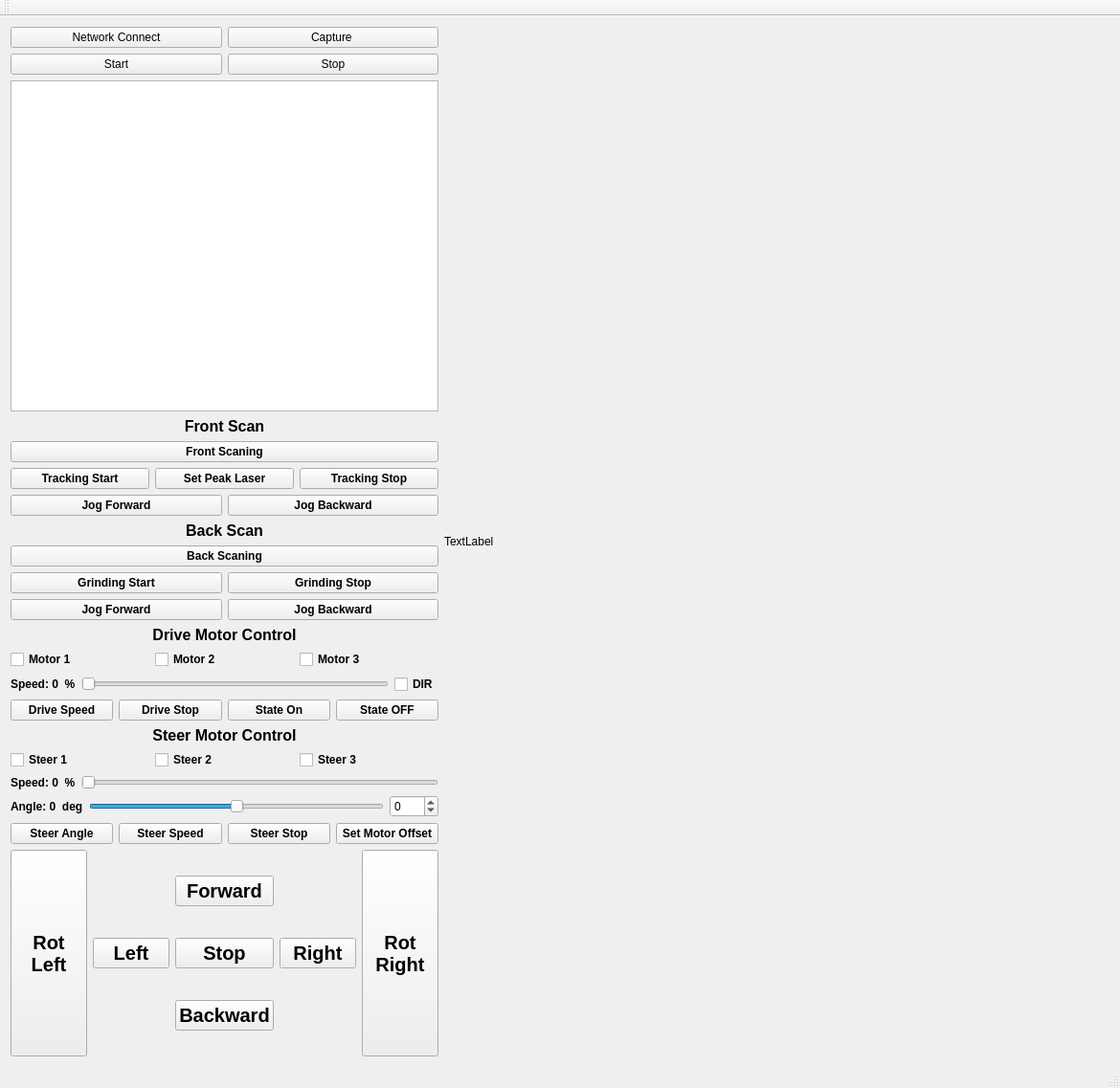
<?xml version="1.0" encoding="UTF-8"?>
<ui version="4.0">
 <class>MainWindowClass</class>
 <widget class="QMainWindow" name="MainWindowClass">
  <property name="geometry">
   <rect>
    <x>0</x>
    <y>0</y>
    <width>1170</width>
    <height>1137</height>
   </rect>
  </property>
  <property name="windowTitle">
   <string>MainWindow</string>
  </property>
  <widget class="QWidget" name="centralWidget">
   <layout class="QGridLayout" name="gridLayout_2">
    <item row="0" column="0">
     <layout class="QVBoxLayout" name="verticalLayout_8">
      <item>
       <layout class="QVBoxLayout" name="verticalLayout_2">
        <item>
         <layout class="QHBoxLayout" name="horizontalLayout_3">
          <item>
           <widget class="QPushButton" name="btn_ConnectNetwork">
            <property name="text">
             <string>Network Connect</string>
            </property>
           </widget>
          </item>
          <item>
           <widget class="QPushButton" name="btn_NetworkCam">
            <property name="text">
             <string>Capture </string>
            </property>
           </widget>
          </item>
         </layout>
        </item>
        <item>
         <layout class="QHBoxLayout" name="horizontalLayout_4">
          <item>
           <widget class="QPushButton" name="btn_startTimer">
            <property name="text">
             <string>Start</string>
            </property>
           </widget>
          </item>
          <item>
           <widget class="QPushButton" name="btn_stopTimer">
            <property name="text">
             <string>Stop</string>
            </property>
           </widget>
          </item>
         </layout>
        </item>
       </layout>
      </item>
      <item>
       <widget class="QTextBrowser" name="textBrowser"/>
      </item>
      <item>
       <layout class="QVBoxLayout" name="verticalLayout_5">
        <item>
         <layout class="QVBoxLayout" name="verticalLayout_7">
          <item>
           <widget class="QLabel" name="label_12">
            <property name="font">
             <font>
              <pointsize>12</pointsize>
              <weight>75</weight>
              <bold>true</bold>
             </font>
            </property>
            <property name="layoutDirection">
             <enum>Qt::LeftToRight</enum>
            </property>
            <property name="text">
             <string>Front Scan</string>
            </property>
            <property name="textFormat">
             <enum>Qt::PlainText</enum>
            </property>
            <property name="alignment">
             <set>Qt::AlignCenter</set>
            </property>
           </widget>
          </item>
          <item>
           <widget class="QPushButton" name="btn_FrontScanning">
            <property name="font">
             <font>
              <weight>75</weight>
              <bold>true</bold>
             </font>
            </property>
            <property name="text">
             <string>Front Scaning</string>
            </property>
           </widget>
          </item>
          <item>
           <layout class="QHBoxLayout" name="horizontalLayout_16">
            <item>
             <widget class="QPushButton" name="btn_TrackingStart">
              <property name="font">
               <font>
                <weight>75</weight>
                <bold>true</bold>
               </font>
              </property>
              <property name="text">
               <string>Tracking Start</string>
              </property>
             </widget>
            </item>
            <item>
             <widget class="QPushButton" name="btn_SetCurPeakLaser">
              <property name="font">
               <font>
                <weight>75</weight>
                <italic>false</italic>
                <bold>true</bold>
               </font>
              </property>
              <property name="text">
               <string>Set Peak Laser</string>
              </property>
             </widget>
            </item>
            <item>
             <widget class="QPushButton" name="btn_TrackingStop">
              <property name="font">
               <font>
                <weight>75</weight>
                <bold>true</bold>
               </font>
              </property>
              <property name="text">
               <string>Tracking Stop</string>
              </property>
             </widget>
            </item>
           </layout>
          </item>
          <item>
           <layout class="QHBoxLayout" name="horizontalLayout_17">
            <item>
             <widget class="QPushButton" name="btn_FrontJobForward">
              <property name="font">
               <font>
                <weight>75</weight>
                <bold>true</bold>
               </font>
              </property>
              <property name="text">
               <string>Jog Forward</string>
              </property>
             </widget>
            </item>
            <item>
             <widget class="QPushButton" name="btn_FrontJobBackward">
              <property name="font">
               <font>
                <weight>75</weight>
                <bold>true</bold>
               </font>
              </property>
              <property name="text">
               <string>Jog Backward</string>
              </property>
             </widget>
            </item>
           </layout>
          </item>
         </layout>
        </item>
        <item>
         <layout class="QVBoxLayout" name="verticalLayout_6">
          <item>
           <widget class="QLabel" name="label_11">
            <property name="font">
             <font>
              <pointsize>12</pointsize>
              <weight>75</weight>
              <bold>true</bold>
             </font>
            </property>
            <property name="layoutDirection">
             <enum>Qt::LeftToRight</enum>
            </property>
            <property name="text">
             <string>Back Scan</string>
            </property>
            <property name="textFormat">
             <enum>Qt::PlainText</enum>
            </property>
            <property name="alignment">
             <set>Qt::AlignCenter</set>
            </property>
           </widget>
          </item>
          <item>
           <widget class="QPushButton" name="btn_BackScanning">
            <property name="font">
             <font>
              <weight>75</weight>
              <bold>true</bold>
             </font>
            </property>
            <property name="text">
             <string>Back Scaning</string>
            </property>
           </widget>
          </item>
          <item>
           <layout class="QHBoxLayout" name="horizontalLayout_15">
            <item>
             <widget class="QPushButton" name="btn_GrindingStart">
              <property name="font">
               <font>
                <weight>75</weight>
                <bold>true</bold>
               </font>
              </property>
              <property name="text">
               <string>Grinding Start</string>
              </property>
             </widget>
            </item>
            <item>
             <widget class="QPushButton" name="btn_GrindingStop">
              <property name="font">
               <font>
                <weight>75</weight>
                <bold>true</bold>
               </font>
              </property>
              <property name="text">
               <string>Grinding Stop</string>
              </property>
             </widget>
            </item>
           </layout>
          </item>
          <item>
           <layout class="QHBoxLayout" name="horizontalLayout_14">
            <item>
             <widget class="QPushButton" name="btn_BackJobForward">
              <property name="font">
               <font>
                <weight>75</weight>
                <bold>true</bold>
               </font>
              </property>
              <property name="text">
               <string>Jog Forward</string>
              </property>
             </widget>
            </item>
            <item>
             <widget class="QPushButton" name="btn_BackJobBackward">
              <property name="font">
               <font>
                <weight>75</weight>
                <bold>true</bold>
               </font>
              </property>
              <property name="text">
               <string>Jog Backward</string>
              </property>
             </widget>
            </item>
           </layout>
          </item>
         </layout>
        </item>
       </layout>
      </item>
      <item>
       <layout class="QVBoxLayout" name="verticalLayout_3">
        <item>
         <widget class="QLabel" name="label_4">
          <property name="font">
           <font>
            <pointsize>12</pointsize>
            <weight>75</weight>
            <bold>true</bold>
           </font>
          </property>
          <property name="layoutDirection">
           <enum>Qt::LeftToRight</enum>
          </property>
          <property name="text">
           <string>Drive Motor Control</string>
          </property>
          <property name="textFormat">
           <enum>Qt::PlainText</enum>
          </property>
          <property name="alignment">
           <set>Qt::AlignCenter</set>
          </property>
         </widget>
        </item>
        <item>
         <layout class="QHBoxLayout" name="horizontalLayout_12">
          <item>
           <widget class="QCheckBox" name="isDriveMotor1">
            <property name="font">
             <font>
              <weight>75</weight>
              <bold>true</bold>
             </font>
            </property>
            <property name="text">
             <string>Motor 1</string>
            </property>
           </widget>
          </item>
          <item>
           <widget class="QCheckBox" name="isDriveMotor2">
            <property name="font">
             <font>
              <weight>75</weight>
              <bold>true</bold>
             </font>
            </property>
            <property name="text">
             <string>Motor 2</string>
            </property>
           </widget>
          </item>
          <item>
           <widget class="QCheckBox" name="isDriveMotor3">
            <property name="font">
             <font>
              <weight>75</weight>
              <bold>true</bold>
             </font>
            </property>
            <property name="text">
             <string>Motor 3</string>
            </property>
           </widget>
          </item>
         </layout>
        </item>
        <item>
         <layout class="QHBoxLayout" name="horizontalLayout_6">
          <item>
           <widget class="QLabel" name="drivemotorSpeed">
            <property name="font">
             <font>
              <weight>75</weight>
              <bold>true</bold>
             </font>
            </property>
            <property name="text">
             <string>Speed: 0  %</string>
            </property>
           </widget>
          </item>
          <item>
           <widget class="QSlider" name="driveMotorSpeed">
            <property name="maximum">
             <number>100</number>
            </property>
            <property name="orientation">
             <enum>Qt::Horizontal</enum>
            </property>
           </widget>
          </item>
          <item>
           <widget class="QCheckBox" name="driveMotorDirection">
            <property name="font">
             <font>
              <weight>75</weight>
              <bold>true</bold>
             </font>
            </property>
            <property name="text">
             <string>DIR</string>
            </property>
           </widget>
          </item>
         </layout>
        </item>
        <item>
         <layout class="QHBoxLayout" name="horizontalLayout_7">
          <item>
           <widget class="QPushButton" name="btn_DriveMotorSpeed">
            <property name="font">
             <font>
              <weight>75</weight>
              <italic>false</italic>
              <bold>true</bold>
             </font>
            </property>
            <property name="text">
             <string>Drive Speed</string>
            </property>
           </widget>
          </item>
          <item>
           <widget class="QPushButton" name="btn_DriveMotorStop">
            <property name="font">
             <font>
              <weight>75</weight>
              <italic>false</italic>
              <bold>true</bold>
             </font>
            </property>
            <property name="text">
             <string>Drive Stop</string>
            </property>
           </widget>
          </item>
          <item>
           <widget class="QPushButton" name="btn_DriveMotorStateOn">
            <property name="font">
             <font>
              <weight>75</weight>
              <bold>true</bold>
             </font>
            </property>
            <property name="text">
             <string>State On</string>
            </property>
           </widget>
          </item>
          <item>
           <widget class="QPushButton" name="btn_DriveMotorStateOff">
            <property name="font">
             <font>
              <weight>75</weight>
              <bold>true</bold>
             </font>
            </property>
            <property name="text">
             <string>State OFF</string>
            </property>
           </widget>
          </item>
         </layout>
        </item>
       </layout>
      </item>
      <item>
       <layout class="QVBoxLayout" name="verticalLayout_4">
        <item>
         <widget class="QLabel" name="label_5">
          <property name="font">
           <font>
            <pointsize>12</pointsize>
            <weight>75</weight>
            <bold>true</bold>
           </font>
          </property>
          <property name="layoutDirection">
           <enum>Qt::LeftToRight</enum>
          </property>
          <property name="text">
           <string>Steer Motor Control</string>
          </property>
          <property name="textFormat">
           <enum>Qt::PlainText</enum>
          </property>
          <property name="alignment">
           <set>Qt::AlignCenter</set>
          </property>
         </widget>
        </item>
        <item>
         <layout class="QHBoxLayout" name="horizontalLayout_11">
          <item>
           <widget class="QCheckBox" name="isSteerMotor1">
            <property name="font">
             <font>
              <weight>75</weight>
              <bold>true</bold>
             </font>
            </property>
            <property name="text">
             <string>Steer 1</string>
            </property>
           </widget>
          </item>
          <item>
           <widget class="QCheckBox" name="isSteerMotor2">
            <property name="font">
             <font>
              <weight>75</weight>
              <bold>true</bold>
             </font>
            </property>
            <property name="text">
             <string>Steer 2</string>
            </property>
           </widget>
          </item>
          <item>
           <widget class="QCheckBox" name="isSteerMotor3">
            <property name="font">
             <font>
              <weight>75</weight>
              <bold>true</bold>
             </font>
            </property>
            <property name="text">
             <string>Steer 3</string>
            </property>
           </widget>
          </item>
         </layout>
        </item>
        <item>
         <layout class="QHBoxLayout" name="horizontalLayout_18">
          <item>
           <widget class="QLabel" name="steermotorSpeed">
            <property name="font">
             <font>
              <weight>75</weight>
              <bold>true</bold>
             </font>
            </property>
            <property name="text">
             <string>Speed: 0  %</string>
            </property>
           </widget>
          </item>
          <item>
           <widget class="QSlider" name="steerMotorSpeed">
            <property name="maximum">
             <number>100</number>
            </property>
            <property name="orientation">
             <enum>Qt::Horizontal</enum>
            </property>
           </widget>
          </item>
         </layout>
        </item>
        <item>
         <layout class="QHBoxLayout" name="horizontalLayout_10">
          <item>
           <widget class="QLabel" name="steerMotorAnglelb">
            <property name="font">
             <font>
              <weight>75</weight>
              <bold>true</bold>
             </font>
            </property>
            <property name="text">
             <string>Angle: 0  deg</string>
            </property>
           </widget>
          </item>
          <item>
           <widget class="QSlider" name="steerMotorAngle">
            <property name="minimum">
             <number>-90</number>
            </property>
            <property name="maximum">
             <number>90</number>
            </property>
            <property name="orientation">
             <enum>Qt::Horizontal</enum>
            </property>
           </widget>
          </item>
          <item>
           <widget class="QSpinBox" name="steerAngleTyping">
            <property name="minimum">
             <number>-360</number>
            </property>
            <property name="maximum">
             <number>360</number>
            </property>
           </widget>
          </item>
         </layout>
        </item>
        <item>
         <layout class="QHBoxLayout" name="horizontalLayout_9">
          <item>
           <widget class="QPushButton" name="btn_SteerMotorAngle">
            <property name="font">
             <font>
              <weight>75</weight>
              <italic>false</italic>
              <bold>true</bold>
             </font>
            </property>
            <property name="text">
             <string>Steer Angle</string>
            </property>
           </widget>
          </item>
          <item>
           <widget class="QPushButton" name="btn_SteerMotorSpeed">
            <property name="font">
             <font>
              <weight>75</weight>
              <italic>false</italic>
              <bold>true</bold>
             </font>
            </property>
            <property name="text">
             <string>Steer Speed</string>
            </property>
           </widget>
          </item>
          <item>
           <widget class="QPushButton" name="btn_SteerAngleStop">
            <property name="font">
             <font>
              <weight>75</weight>
              <italic>false</italic>
              <bold>true</bold>
             </font>
            </property>
            <property name="text">
             <string>Steer Stop</string>
            </property>
           </widget>
          </item>
          <item>
           <widget class="QPushButton" name="btn_SteerMotorSetOffEncode">
            <property name="font">
             <font>
              <weight>75</weight>
              <bold>true</bold>
             </font>
            </property>
            <property name="text">
             <string>Set Motor Offset</string>
            </property>
           </widget>
          </item>
         </layout>
        </item>
        <item>
         <layout class="QHBoxLayout" name="horizontalLayout_13">
          <item>
           <widget class="QPushButton" name="btn_rotateLeft">
            <property name="sizePolicy">
             <sizepolicy hsizetype="Minimum" vsizetype="Expanding">
              <horstretch>0</horstretch>
              <verstretch>0</verstretch>
             </sizepolicy>
            </property>
            <property name="font">
             <font>
              <pointsize>15</pointsize>
              <weight>75</weight>
              <bold>true</bold>
             </font>
            </property>
            <property name="layoutDirection">
             <enum>Qt::LeftToRight</enum>
            </property>
            <property name="text">
             <string>Rot
Left</string>
            </property>
           </widget>
          </item>
          <item>
           <layout class="QGridLayout" name="gridLayout">
            <item row="1" column="2">
             <widget class="QPushButton" name="btn_right">
              <property name="font">
               <font>
                <pointsize>15</pointsize>
                <weight>75</weight>
                <bold>true</bold>
               </font>
              </property>
              <property name="text">
               <string>Right</string>
              </property>
             </widget>
            </item>
            <item row="1" column="1">
             <widget class="QPushButton" name="btn_stop">
              <property name="font">
               <font>
                <pointsize>15</pointsize>
                <weight>75</weight>
                <bold>true</bold>
               </font>
              </property>
              <property name="text">
               <string>Stop</string>
              </property>
             </widget>
            </item>
            <item row="0" column="1">
             <widget class="QPushButton" name="btn_forward">
              <property name="font">
               <font>
                <pointsize>15</pointsize>
                <weight>75</weight>
                <bold>true</bold>
               </font>
              </property>
              <property name="text">
               <string>Forward</string>
              </property>
             </widget>
            </item>
            <item row="1" column="0">
             <widget class="QPushButton" name="btn_left">
              <property name="font">
               <font>
                <pointsize>15</pointsize>
                <weight>75</weight>
                <bold>true</bold>
               </font>
              </property>
              <property name="text">
               <string>Left</string>
              </property>
             </widget>
            </item>
            <item row="2" column="1">
             <widget class="QPushButton" name="btn_backward">
              <property name="font">
               <font>
                <pointsize>15</pointsize>
                <weight>75</weight>
                <bold>true</bold>
               </font>
              </property>
              <property name="text">
               <string>Backward</string>
              </property>
             </widget>
            </item>
           </layout>
          </item>
          <item>
           <widget class="QPushButton" name="btn_rotateRight">
            <property name="sizePolicy">
             <sizepolicy hsizetype="Minimum" vsizetype="Expanding">
              <horstretch>0</horstretch>
              <verstretch>0</verstretch>
             </sizepolicy>
            </property>
            <property name="font">
             <font>
              <pointsize>15</pointsize>
              <weight>75</weight>
              <bold>true</bold>
             </font>
            </property>
            <property name="layoutDirection">
             <enum>Qt::LeftToRight</enum>
            </property>
            <property name="text">
             <string>Rot
Right</string>
            </property>
           </widget>
          </item>
         </layout>
        </item>
       </layout>
      </item>
     </layout>
    </item>
    <item row="0" column="1">
     <widget class="ImageView" name="imgView">
      <property name="sizePolicy">
       <sizepolicy hsizetype="Preferred" vsizetype="Preferred">
        <horstretch>200</horstretch>
        <verstretch>200</verstretch>
       </sizepolicy>
      </property>
      <property name="autoFillBackground">
       <bool>true</bool>
      </property>
      <property name="text">
       <string>TextLabel</string>
      </property>
     </widget>
    </item>
   </layout>
  </widget>
  <widget class="QMenuBar" name="menuBar">
   <property name="geometry">
    <rect>
     <x>0</x>
     <y>0</y>
     <width>1170</width>
     <height>22</height>
    </rect>
   </property>
  </widget>
  <widget class="QToolBar" name="mainToolBar">
   <attribute name="toolBarArea">
    <enum>TopToolBarArea</enum>
   </attribute>
   <attribute name="toolBarBreak">
    <bool>false</bool>
   </attribute>
  </widget>
  <widget class="QStatusBar" name="statusBar"/>
 </widget>
 <layoutdefault spacing="6" margin="11"/>
 <customwidgets>
  <customwidget>
   <class>ImageView</class>
   <extends>QLabel</extends>
   <header location="global">imageview.h</header>
  </customwidget>
 </customwidgets>
 <resources/>
 <connections/>
</ui>
